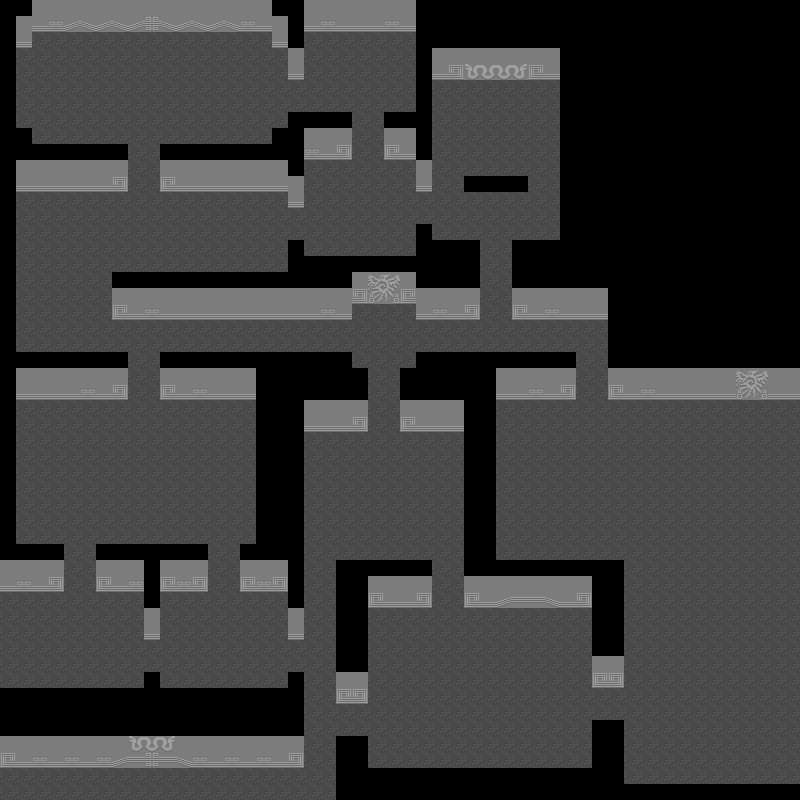

Tiled map render using the project's own tile images. Description and the map definition, with tile-layer contents summarised, below:
An orthogonal 50x50 tile map with 16x16 px tiles, 1 tile layer (Tile Layer 1) and 86 objects.

<map version="1.0" orientation="orthogonal" renderorder="right-up" width="50" height="50" tilewidth="16" tileheight="16" nextobjectid="149">
 <tileset firstgid="1" name="env" tilewidth="16" tileheight="16" tilecount="64" columns="8">
  <image source="env.png" width="128" height="128" />
 </tileset>
 <layer name="Tile Layer 1" width="50" height="50">
  <data>[2500 cells, 1744 non-empty, 17 distinct tile ids]</data>
 </layer>
 <objectgroup name="collisions">
  <object id="2" x="112" y="272" width="240" height="40" />
  <object id="3" x="288" y="256" width="144" height="40" />
  <object id="4" x="416" y="288" width="64" height="24" />
  <object id="5" x="304" y="400" width="64" height="24" />
  <object id="6" x="400" y="400" width="64" height="24" />
  <object id="7" x="432" y="48" width="128" height="24" />
  <object id="10" x="160" y="352" width="192" height="40" />
  <object id="11" x="352" y="368" width="16" height="32" />
  <object id="12" x="400" y="368" width="16" height="32" />
  <object id="13" x="416" y="352" width="160" height="40" />
  <object id="14" x="512" y="240" width="96" height="72" />
  <object id="15" x="416" y="0" width="16" height="184" />
  <object id="16" x="432" y="240" width="48" height="48" />
  <object id="17" x="560" y="80" width="32" height="160" />
  <object id="18" x="256" y="384" width="48" height="176" />
  <object id="20" x="464" y="384" width="32" height="192" />
  <object id="22" x="336" y="560" width="96" height="40" />
  <object id="24" x="16" y="352" width="112" height="40" />
  <object id="25" x="0" y="544" width="64" height="40" />
  <object id="26" x="0" y="0" width="16" height="544" />
  <object id="28" x="96" y="544" width="112" height="40" />
  <object id="29" x="240" y="544" width="48" height="40" />
  <object id="30" x="144" y="560" width="16" height="72" />
  <object id="31" x="288" y="576" width="16" height="56" />
  <object id="32" x="336" y="592" width="32" height="104" />
  <object id="33" x="336" y="736" width="32" height="64" />
  <object id="34" x="368" y="768" width="256" height="32" />
  <object id="35" x="592" y="576" width="32" height="104" />
  <object id="37" x="-16" y="800" width="352" height="16" />
  <object id="38" x="-16" y="528" width="16" height="272" />
  <object id="40" x="0" y="688" width="304" height="72" />
  <object id="41" x="144" y="672" width="16" height="16" />
  <object id="42" x="288" y="672" width="16" height="16" />
  <object id="43" x="464" y="560" width="160" height="40" />
  <object id="44" x="32" y="0" width="240" height="24" />
  <object id="45" x="304" y="0" width="112" height="24" />
  <object id="46" x="16" y="144" width="112" height="40" />
  <object id="47" x="160" y="144" width="128" height="40" />
  <object id="48" x="16" y="128" width="16" height="16" />
  <object id="49" x="272" y="128" width="16" height="16" />
  <object id="50" x="416" y="224" width="16" height="32" />
  <object id="51" x="288" y="112" width="16" height="88" />
  <object id="52" x="288" y="240" width="16" height="16" />
  <object id="53" x="304" y="112" width="48" height="40" />
  <object id="54" x="384" y="112" width="32" height="40" />
  <object id="55" x="16" y="0" width="16" height="40" />
  <object id="56" x="272" y="0" width="16" height="40" />
  <object id="57" x="288" y="-16" width="16" height="88" />
  <object id="59" x="592" y="720" width="32" height="64" />
  <object id="60" x="624" y="784" width="176" height="16" />
  <object id="61" x="800" y="352" width="32" height="448" />
  <object id="63" x="608" y="352" width="192" height="40" />
  <object id="65" x="608" y="240" width="48" height="112" />
 </objectgroup>
 <objectgroup name="staticLights" />
 <objectgroup name="objectSpawn">
  <object id="112" x="272" y="745" width="16" height="16">
   <properties>
    <property name="type" value="torch" />
   </properties>
  </object>
  <object id="117" x="16" y="745" width="16" height="16">
   <properties>
    <property name="type" value="torch" />
   </properties>
  </object>
  <object id="118" x="32" y="569" width="16" height="16">
   <properties>
    <property name="type" value="torch" />
   </properties>
  </object>
  <object id="119" x="112" y="569" width="16" height="16">
   <properties>
    <property name="type" value="torch" />
   </properties>
  </object>
  <object id="120" x="176" y="569" width="16" height="16">
   <properties>
    <property name="type" value="torch" />
   </properties>
  </object>
  <object id="121" x="96" y="377" width="16" height="16">
   <properties>
    <property name="type" value="torch" />
   </properties>
  </object>
  <object id="122" x="256" y="569" width="16" height="16">
   <properties>
    <property name="type" value="torch" />
   </properties>
  </object>
  <object id="123" x="176" y="377" width="16" height="16">
   <properties>
    <property name="type" value="torch" />
   </properties>
  </object>
  <object id="124" x="128" y="297" width="16" height="16">
   <properties>
    <property name="type" value="torch" />
   </properties>
  </object>
  <object id="125" x="96" y="169" width="16" height="16">
   <properties>
    <property name="type" value="torch" />
   </properties>
  </object>
  <object id="126" x="80" y="9" width="16" height="16">
   <properties>
    <property name="type" value="torch" />
   </properties>
  </object>
  <object id="127" x="208" y="9" width="16" height="16">
   <properties>
    <property name="type" value="torch" />
   </properties>
  </object>
  <object id="128" x="144" y="9" width="16" height="16">
   <properties>
    <property name="type" value="torch" />
   </properties>
  </object>
  <object id="129" x="320" y="9" width="16" height="16">
   <properties>
    <property name="type" value="torch" />
   </properties>
  </object>
  <object id="130" x="384" y="9" width="16" height="16">
   <properties>
    <property name="type" value="torch" />
   </properties>
  </object>
  <object id="131" x="400" y="137" width="16" height="16">
   <properties>
    <property name="type" value="torch" />
   </properties>
  </object>
  <object id="132" x="320" y="137" width="16" height="16">
   <properties>
    <property name="type" value="torch" />
   </properties>
  </object>
  <object id="133" x="528" y="57" width="16" height="16">
   <properties>
    <property name="type" value="torch" />
   </properties>
  </object>
  <object id="134" x="448" y="57" width="16" height="16">
   <properties>
    <property name="type" value="torch" />
   </properties>
  </object>
  <object id="135" x="176" y="169" width="16" height="16">
   <properties>
    <property name="type" value="torch" />
   </properties>
  </object>
  <object id="136" x="352" y="281" width="16" height="16">
   <properties>
    <property name="type" value="torch" />
   </properties>
  </object>
  <object id="137" x="400" y="281" width="16" height="16">
   <properties>
    <property name="type" value="torch" />
   </properties>
  </object>
  <object id="138" x="448" y="297" width="16" height="16">
   <properties>
    <property name="type" value="torch" />
   </properties>
  </object>
  <object id="139" x="528" y="297" width="16" height="16">
   <properties>
    <property name="type" value="torch" />
   </properties>
  </object>
  <object id="140" x="336" y="409" width="16" height="16">
   <properties>
    <property name="type" value="torch" />
   </properties>
  </object>
  <object id="141" x="416" y="409" width="16" height="16">
   <properties>
    <property name="type" value="torch" />
   </properties>
  </object>
  <object id="142" x="544" y="377" width="16" height="16">
   <properties>
    <property name="type" value="torch" />
   </properties>
  </object>
  <object id="143" x="624" y="377" width="16" height="16">
   <properties>
    <property name="type" value="torch" />
   </properties>
  </object>
  </objectgroup>
</map>
<!-- 5 of 86 objects omitted -->